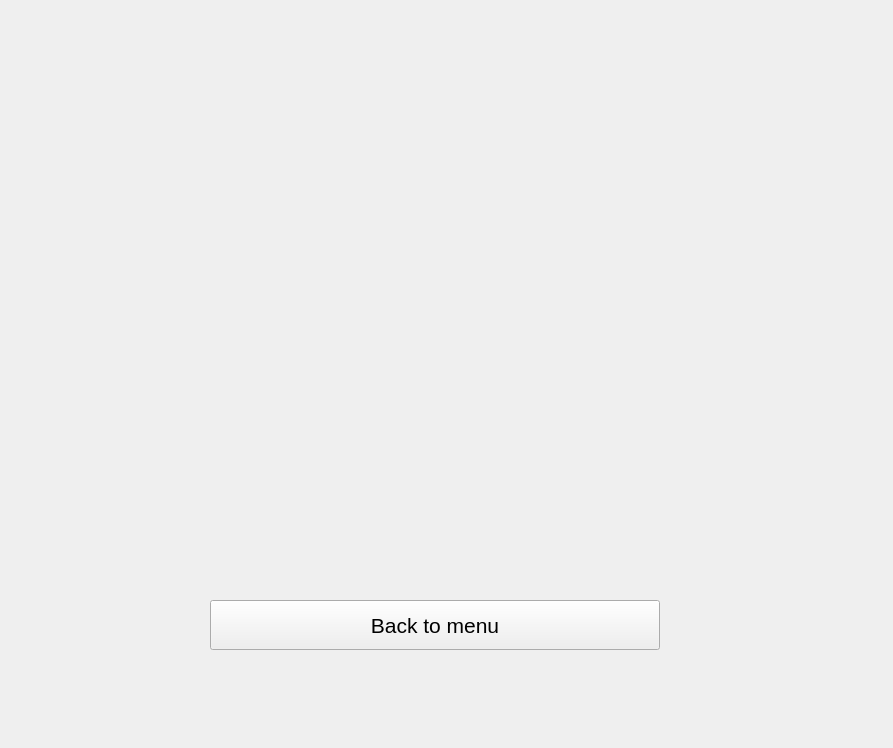
<?xml version="1.0" encoding="UTF-8"?>
<ui version="4.0">
 <class>MainWindow</class>
 <widget class="QMainWindow" name="MainWindow">
  <property name="geometry">
   <rect>
    <x>0</x>
    <y>0</y>
    <width>893</width>
    <height>748</height>
   </rect>
  </property>
  <property name="windowTitle">
   <string>MainWindow</string>
  </property>
  <widget class="QWidget" name="centralwidget">
   <widget class="QLabel" name="label">
    <property name="geometry">
     <rect>
      <x>210</x>
      <y>20</y>
      <width>450</width>
      <height>450</height>
     </rect>
    </property>
    <property name="text">
     <string/>
    </property>
    <property name="scaledContents">
     <bool>true</bool>
    </property>
    <property name="alignment">
     <set>Qt::AlignCenter</set>
    </property>
   </widget>
   <widget class="QPushButton" name="pushButton">
    <property name="geometry">
     <rect>
      <x>210</x>
      <y>600</y>
      <width>450</width>
      <height>50</height>
     </rect>
    </property>
    <property name="font">
     <font>
      <family>Arial</family>
      <pointsize>16</pointsize>
     </font>
    </property>
    <property name="text">
     <string>Back to menu</string>
    </property>
   </widget>
  </widget>
 </widget>
 <resources/>
 <connections/>
</ui>
